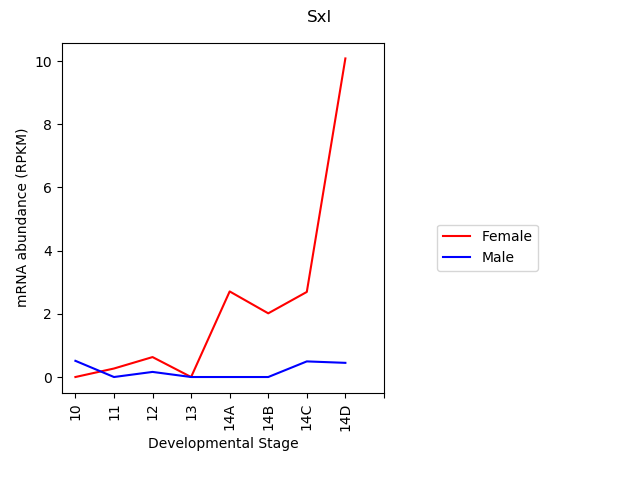

Source code (Python):
#!/usr/bin/env python3

"""
usage: ./timecourse_v2.py <gene_name> <samples.csv> <replicates.csv> <ctab_dir> 

create a timecourse of a specified gene name
"""

import sys
import pandas as pd
import os
import matplotlib.pyplot as plt
import numpy as np

def graphFPKMs (sex):
    df = pd.read_csv(sys.argv[2])
    soi =df.loc[:,"sex"] == sex
    df = df.loc[soi,:]
    fpkms =[]
    # if (CSVfilename == sys.argv[2]):
#         fpkms = []
#     elif (CSVfilename == sys.argv[3]):
#         fpkms =[None,None,None,None]
        
    for index, sample, sex, stage in df.itertuples():
        filename = os.path.join(sys.argv[3],sample,"t_data.ctab")
        ctab_df = pd.read_table(filename,index_col="t_name")
    
        #fpkms.append (ctab_df.loc[sys.argv[1],"FPKM"])
        
        roi = ctab_df.loc[:,"gene_name"]==sys.argv[1]
        fpkms.append (np.mean(ctab_df.loc[roi,"FPKM"]))
        
    return fpkms
        


fig, ax = plt.subplots()
ax.plot(graphFPKMs("female"),'r', label="Female")
ax.plot(graphFPKMs("male"),'b',label="Male")
#ax.plot(graphFPKMs("female",sys.argv[3]),'r')
#x.plot(graphFPKMs("male",sys.argv[3]),'b')

ax.legend(bbox_to_anchor=(1.5, 0.5))
fig.suptitle("%s" %(sys.argv[1]))
ax.set_ylabel("mRNA abundance (RPKM)")
ax.set_xlabel("Developmental Stage")
ax.set_xticks(range(9))
ax.set_xticklabels(["10","11","12","13","14A","14B","14C","14D"])
plt.xticks(rotation=90)
plt.tight_layout(rect=[0, 0.03, 1, 0.95])
fig.savefig("timecourse_v2.png")
plt.close(fig)